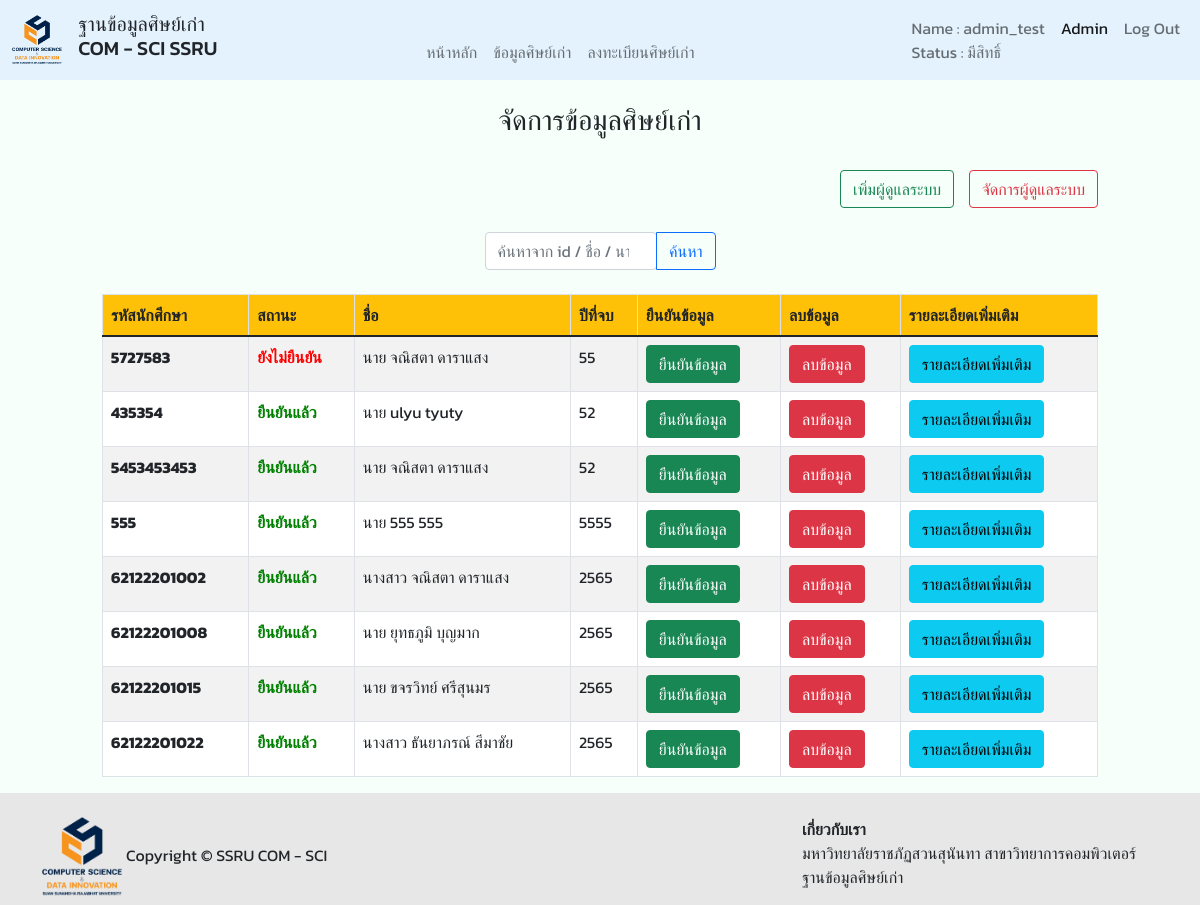
The app's page /admin_page.php (signed in) with its own data.
### tables this page shows
CREATE TABLE `tb_alumni` (
  `alumni_id` varchar(11) NOT NULL,
  `alumni_year_in` int(11) NOT NULL,
  `alumni_year_out` int(11) NOT NULL,
  `alumni_prefix` varchar(20) NOT NULL,
  `alumni_firstname` varchar(20) DEFAULT NULL,
  `alumni_lastname` varchar(20) DEFAULT NULL,
  `alumni_birthday` date DEFAULT NULL,
  `alumni_email` varchar(100) DEFAULT NULL,
  `alumni_phone` varchar(10) DEFAULT NULL,
  `alumni_address` varchar(255) DEFAULT NULL,
  `alumni_idcard` varchar(13) DEFAULT NULL,
  `alumni_comment` text DEFAULT NULL,
  `alumni_status` int(1) DEFAULT 0,
  `alumni_sex` varchar(6) NOT NULL,
  `alumni_img` varchar(255) NOT NULL
);

### admin_page.php (the view, shortened to what this page needs)
<?php
include 'connection.php';
$sql = $conn->prepare("SELECT * FROM `tb_admin` WHERE `admin_username` = ?;");
$sql->bindParam(1, $_SESSION['admin_username']);
$sql->execute();
$publisher = $sql->fetch(PDO::FETCH_ASSOC);
?>
<!DOCTYPE html>
<html lang="en">
<head>
  <link href="https://cdn.jsdelivr.net/npm/bootstrap@5.1.1/dist/css/bootstrap.min.css" rel="stylesheet" />
</head>
<nav class="navbar sticky-top navbar-expand-lg navbar-light" style="background-color: #e3f2fd;">
  <div class="container-fluid">
    <a class="navbar-brand" href="index.php">
      <img src="images/logo2.png" height="50" alt="logo" />
    </a>
    <h5>ฐานข้อมูลศิษย์เก่า
      <br> COM - SCI SSRU
    </h5>
    <div class="collapse navbar-collapse" id="navbarSupportedContent">
      <ul class="navbar-nav m-auto mb-2 mb-lg-0">
        <li class="nav-item">
          <a class="nav-link " aria-current="page" href="index.php">หน้าหลัก</a>
        </li>
        <li class="nav-item">
          <a class="nav-link" href="alumni_info.php">ข้อมูลศิษย์เก่า</a>
        </li>
        <li class="nav-item">
          <a class="nav-link " href="register_page.php">ลงทะเบียนศิษย์เก่า</a>
        </li>
      </ul>
      <div class="row">
        <div class="col align-self-end">
          <ul class="navbar-nav m-auto mb-2 mb-lg-0">
            <li class="nav-item">
              <div class="nav-link">Name : <?php
                                            echo $publisher['admin_firstname']
                                            ?> <br> Status : <?php if ($publisher['admin_status'] == 0) {
                                                                echo "ไม่มีสิทธิ์";
                                                              } else {
                                                                echo "มีสิทธิ์";
                                                              } ?></div>
            </li>
            <li class="nav-item">
              <a class="nav-link active" href="login.php">Admin</a>
            </li>
            <li class="nav-item">
              <a class="nav-link" href="logout.php">Log Out</a>
            </li>
          </ul>
        </div>
      </div>
    </div>
  </div>
</nav>
<body class="d-flex flex-column min-vh-100" style="background-color: #f6fff9">
  <br>
  <?php if ($publisher['admin_status'] == 1) {  ?>
    <h3 class="text-center">จัดการข้อมูลศิษย์เก่า</h3>
    <br>
    <div class="row justify-content-center">
      <div class="col-10">
        <div class="text-end">
          <a href="register_admin.php"><button type="button" class="btn btn-outline-success">เพิ่มผู้ดูแลระบบ</button></a>
          <a href="edit_admin.php"><button type="button" class="btn btn-outline-danger">จัดการผู้ดูแลระบบ</button></a>
        </div>
        <br>
        <div class="row justify-content-center">
          <div class="col-md-3">
            <div class="text-center">
              <form action="admin_page.php" method="post">
                <div class="input-group">
                  <input type="search" name="valueToSearch" class="form-control rounded" placeholder="ค้นหาจาก id / ชื่อ / นามสกุล" aria-label="Search" aria-describedby="search-addon" value="<?php if (isset($_POST['search'])) {
                                                                                                                                                                          echo $_POST['valueToSearch'];
                                                                                                                                                                        } ?>" />
                  <button type="submit" name="search" class="btn btn-outline-primary">ค้นหา</button>
                </div>
              </form>
            </div>
          </div>
        </div>
        <br>
        <table class="table table-striped table-bordered table-responsive" style="background-color: #ffffff;">
          <thead>
            <tr class="bg-warning">
              <th scope="col">รหัสนักศึกษา</th>
              <th scope="col">สถานะ</th>
              <th scope="col">ชื่อ</th>
              <th scope="col">ปีที่จบ</th>
              <th scope="col">ยืนยันข้อมูล</th>
              <th scope="col">ลบข้อมูล</th>
              <th scope="col">รายละเอียดเพิ่มเติม</th>
            </tr>
          </thead>
          <tbody>
            <?php
            if (isset($_POST['search'])) {
              $valueToSearch = $_POST['valueToSearch'];
              $sql = $conn->prepare("SELECT alumni_year_out, alumni_prefix, alumni_id, alumni_sex, alumni_status, alumni_firstname, alumni_lastname FROM tb_alumni WHERE CONCAT(`alumni_id`, `alumni_firstname`, `alumni_lastname`) like '%$valueToSearch%' ORDER BY alumni_status");
            } else {
            $sql = $conn->prepare("SELECT alumni_year_out, alumni_prefix, alumni_id, alumni_sex, alumni_status, alumni_firstname, alumni_lastname FROM tb_alumni ORDER BY alumni_status");
            }
            $sql->execute();
            $publisher = $sql->fetchAll(PDO::FETCH_ASSOC);
            foreach ($publisher as $sql) {
            ?>
              <tr>
                <th scope="row"><?php echo $sql["alumni_id"] ?></th>
                <td><?php if ($sql["alumni_status"] == 0) {
                      echo "<b style='color:red;'>ยังไม่ยืนยัน</b>";
                    } else {
                      echo "<b style='color:green;'>ยืนยันแล้ว</b>";
                    }  ?></td>
                <td><?php echo $sql["alumni_prefix"] ?> <?php echo $sql["alumni_firstname"] ?> <?php echo $sql["alumni_lastname"] ?></td>
                <td><?php echo $sql["alumni_year_out"] ?></td>
                <td><a href="updateStatus.php?id=<?php echo $sql["alumni_id"] ?>" onclick="return confirm('คุณต้องการยืนยันข้อมูลที่เลือก')"><button type="button" class="btn btn-success">ยืนยันข้อมูล</button></a></td>
                <td><a href='delAlumni.php?id=<?php echo $sql["alumni_id"] ?>' onclick="return confirm('คุณต้องการลบข้อมูลที่เลือก')"><button type="button" class="btn btn-danger">ลบข้อมูล</button></a></td>
                <td><button type="button" class="btn btn-info" data-bs-toggle="modal" data-bs-target="#v<?php echo $sql["alumni_id"] ?>">รายละเอียดเพิ่มเติม</button></td>
              </tr>
            <?php
            } ?>
          </tbody>
        </table>
      </div>
    </div>
  <?php } else { ?>
    <br>
    <h1 class="text-center">คุณไม่มีสิทธิ์จัดการข้อมูลศิษย์เก่า</h1><br>
    <img src="images/x.png" alt="" class="center" style="width: 30%;display: block; margin-left: auto; margin-right: auto;"><br>
  <?php } ?>
</body>
<footer class="mt-auto" style="background-color: #e7e7e7">
  <div class="container"><br>
    <div class="row">
      <div class="col">
        <img src="images/logo2.png" height="80" alt="" />
        Copyright &copy; SSRU COM - SCI
      </div>
      <div class="col"></div>
      <div class="col">
        <p>
          <strong>เกี่ยวกับเรา</strong> <br />
          มหาวิทยาลัยราชภัฏสวนสุนันทา สาขาวิทยาการคอมพิวเตอร์ <br />
          ฐานข้อมูลศิษย์เก่า
        </p>
      </div>
    </div>
  </div>
</footer>
</html>

### admin_page.php (style rules this page uses)
* { font-family: "Kanit", sans-serif; }

### records on screen
tb_alumni: alumni_id "5727583", alumni_status "ยังไม่ยืนยัน", alumni_prefix "นาย", alumni_firstname "จณิสตา", alumni_lastname "ดาราแสง", alumni_year_out "55"
tb_alumni: alumni_id "435354", alumni_status "ยืนยันแล้ว", alumni_prefix "นาย", alumni_firstname "ulyu", alumni_lastname "tyuty", alumni_year_out "52"
tb_alumni: alumni_id "5453453453", alumni_status "ยืนยันแล้ว", alumni_prefix "นาย", alumni_firstname "จณิสตา", alumni_lastname "ดาราแสง", alumni_year_out "52"
tb_alumni: alumni_id "555", alumni_status "ยืนยันแล้ว", alumni_prefix "นาย", alumni_firstname "555", alumni_lastname "555", alumni_year_out "5555"
tb_alumni: alumni_id "62122201002", alumni_status "ยืนยันแล้ว", alumni_prefix "นางสาว", alumni_firstname "จณิสตา", alumni_lastname "ดาราแสง", alumni_year_out "2565"
tb_alumni: alumni_id "62122201008", alumni_status "ยืนยันแล้ว", alumni_prefix "นาย", alumni_firstname "ยุทธภูมิ", alumni_lastname "บุญมาก", alumni_year_out "2565"
tb_alumni: alumni_id "62122201015", alumni_status "ยืนยันแล้ว", alumni_prefix "นาย", alumni_firstname "ขจรวิทย์", alumni_lastname "ศรีสุนมร", alumni_year_out "2565"
tb_alumni: alumni_id "62122201022", alumni_status "ยืนยันแล้ว", alumni_prefix "นางสาว", alumni_firstname "ธันยาภรณ์", alumni_lastname "สีมาชัย", alumni_year_out "2565"

### other values on screen
$publisher['admin_firstname'] "admin_test"
